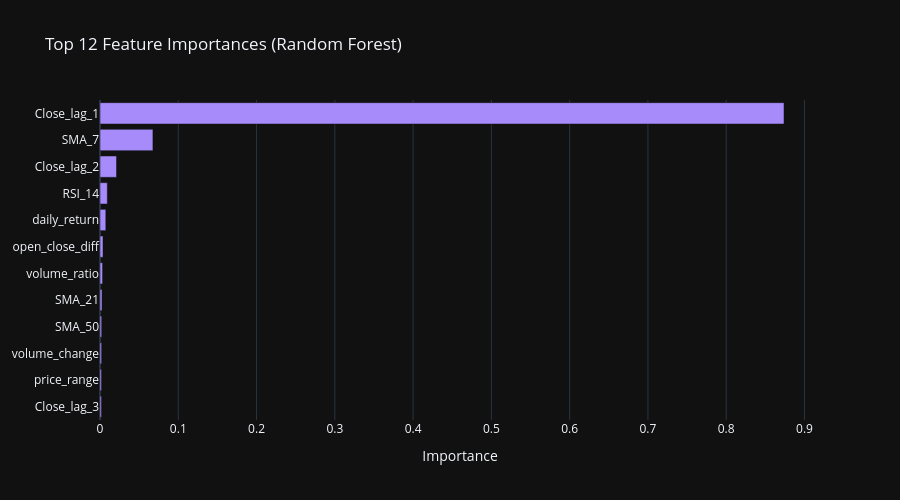

Here is the notebook cell this chart was saved with:
### Code cell
# ============================================
# STEP 10C: Feature Importance (Random Forest)
# ============================================
importances = pd.DataFrame({
    'feature': feature_cols,
    'importance': rf_model.feature_importances_
}).sort_values('importance', ascending=False)

top = importances.head(12)
fig = go.Figure(go.Bar(
    x=top['importance'].values[::-1],
    y=top['feature'].values[::-1],
    orientation='h', marker_color='#a78bfa'
))
fig.update_layout(title='Top 12 Feature Importances (Random Forest)',
                  xaxis_title='Importance', template='plotly_dark', height=500)
fig.show()

### Figure 1 — Plotly figure (JSON) as saved in the notebook; plotly's stock layout.template omitted (floating-point values rounded to 4 significant figures)
{"data": [{"marker": {"color": "#a78bfa"}, "orientation": "h", "type": "bar", "x": [0.001907, 0.001963, 0.002057, 0.002172, 0.00257, 0.003298, 0.003835, 0.007441, 0.009343, 0.02112, 0.06761, 0.8738], "y": ["Close_lag_3", "price_range", "volume_change", "SMA_50", "SMA_21", "volume_ratio", "open_close_diff", "daily_return", "RSI_14", "Close_lag_2", "SMA_7", "Close_lag_1"]}], "layout": {"height": 500, "title": {"text": "Top 12 Feature Importances (Random Forest)"}, "xaxis": {"title": {"text": "Importance"}}}}
